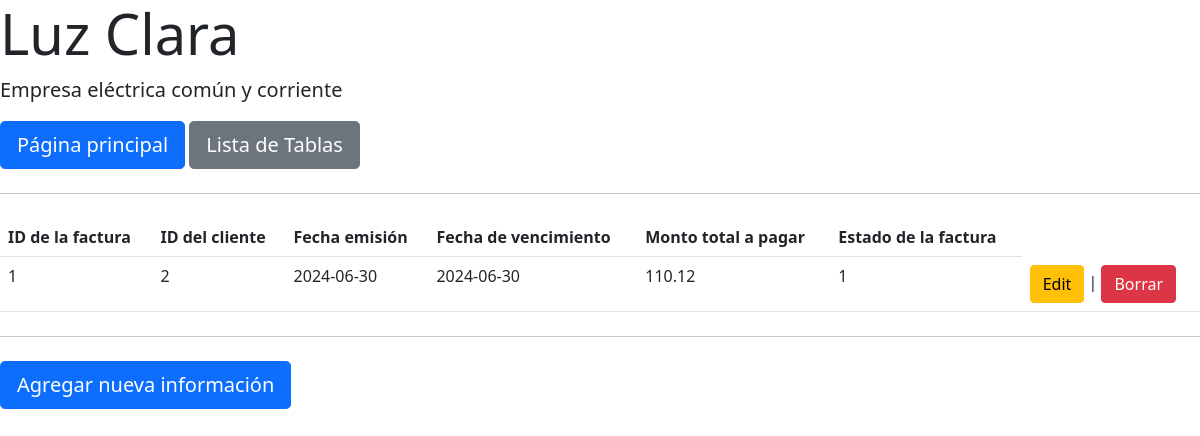
Screenshot of /listaFacturas.php with the database file from the repository.
### tables this page shows
CREATE TABLE `factura` (
  `id_factura` int NOT NULL,
  `id_cliente` int NOT NULL,
  `fecha_emision` date NOT NULL,
  `fecha_vencimiento` date NOT NULL,
  `monto_total` decimal(10,2) NOT NULL,
  `estado` tinyint(1) NOT NULL
);

### listaFacturas.php (the view, shortened to what this page needs)
<?php include('index.php');
$result = mysqli_query($mysqli, "SELECT * FROM factura ORDER BY id_factura");
?>
<html>
<head>
</head>
<body>
	<table class="table">
		<tr>
			<td><strong>ID de la factura</strong></td>
			<td><strong>ID del cliente</strong></td>
			<td><strong>Fecha emisión</strong></td>
			<td><strong>Fecha de vencimiento</strong></td>
			<td><strong>Monto total a pagar</strong></td>
			<td><strong>Estado de la factura</strong></td>
		</tr>
		<?php
		while ($res = mysqli_fetch_assoc($result))
		{
			echo "<tr>";
			echo "<td>".$res['id_factura']."</td>";
			echo "<td>".$res['id_cliente']."</td>";
			echo "<td>".$res['fecha_emision']."</td>";
			echo "<td>".$res['fecha_vencimiento']."</td>";
			echo "<td>".$res['monto_total']."</td>";
			echo "<td>".$res['estado']."</td>";
			echo "<td><a href=\"plantillaEditarInformacionFacturas.php?id=$res[id_factura]\" class=\"btn btn-warning\">Edit</a> |
			<a href=\"borrarInformacionFacturas.php?id=$res[id_factura]\" class=\"btn btn-danger\" onClick=\"return confirm('¿Estás seguro que quieres borrar esto?')\">Borrar</a></td>";
		}
		?>
	</table>
	<hr class="my-4">
	<a class="btn btn-primary btn-lg" href="plantillaAgregarInformacionFacturas.php">Agregar nueva información</a>
</body>
</html>

### rows the page displays
factura: id_factura "1", id_cliente "2", fecha_emision "2024-06-30", fecha_vencimiento "2024-06-30", monto_total "110.12", estado "1"
